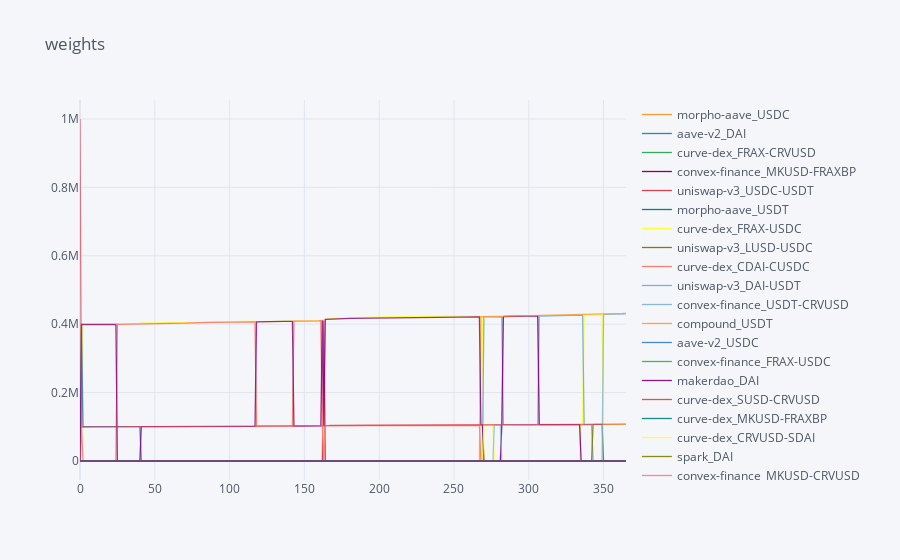

The notebook cell this image was saved under:
### Markdown cell above
## zoom on optimal settings

### Code cell
weights = backtest['weights']
weights = weights.rename(columns={col: strategies[vault][vault][int(col)] if col != 'total' else col for col in backtest['weights'].columns})
weights.iplot(title='weights')

### Figure 1 — Plotly figure (JSON) as saved in the notebook; plotly's stock layout.template omitted (floating-point values rounded to 4 significant figures; data arrays with more than 128 entries replaced by an {"elided": "..."} marker saying what was removed)
{"data": [{"line": {"color": "rgba(255, 153, 51, 1.0)", "dash": "solid", "shape": "linear", "width": 1.3}, "mode": "lines", "name": "morpho-aave_USDC", "text": "", "type": "scatter", "x": {"elided": "366 int values"}, "y": {"elided": "366 int values"}}, {"line": {"color": "rgba(55, 128, 191, 1.0)", "dash": "solid", "shape": "linear", "width": 1.3}, "mode": "lines", "name": "aave-v2_DAI", "text": "", "type": "scatter", "x": {"elided": "366 int values"}, "y": {"elided": "366 int values"}}, {"line": {"color": "rgba(50, 171, 96, 1.0)", "dash": "solid", "shape": "linear", "width": 1.3}, "mode": "lines", "name": "curve-dex_FRAX-CRVUSD", "text": "", "type": "scatter", "x": {"elided": "366 int values"}, "y": {"elided": "366 int values"}}, {"line": {"color": "rgba(128, 0, 128, 1.0)", "dash": "solid", "shape": "linear", "width": 1.3}, "mode": "lines", "name": "convex-finance_MKUSD-FRAXBP", "text": "", "type": "scatter", "x": {"elided": "366 int values"}, "y": {"elided": "366 int values"}}, {"line": {"color": "rgba(219, 64, 82, 1.0)", "dash": "solid", "shape": "linear", "width": 1.3}, "mode": "lines", "name": "uniswap-v3_USDC-USDT", "text": "", "type": "scatter", "x": {"elided": "366 int values"}, "y": {"elided": "366 float values"}}, {"line": {"color": "rgba(0, 128, 128, 1.0)", "dash": "solid", "shape": "linear", "width": 1.3}, "mode": "lines", "name": "morpho-aave_USDT", "text": "", "type": "scatter", "x": {"elided": "366 int values"}, "y": {"elided": "366 int values"}}, {"line": {"color": "rgba(255, 255, 51, 1.0)", "dash": "solid", "shape": "linear", "width": 1.3}, "mode": "lines", "name": "curve-dex_FRAX-USDC", "text": "", "type": "scatter", "x": {"elided": "366 int values"}, "y": {"elided": "366 float values"}}, {"line": {"color": "rgba(128, 128, 0, 1.0)", "dash": "solid", "shape": "linear", "width": 1.3}, "mode": "lines", "name": "uniswap-v3_LUSD-USDC", "text": "", "type": "scatter", "x": {"elided": "366 int values"}, "y": {"elided": "366 int values"}}, {"line": {"color": "rgba(251, 128, 114, 1.0)", "dash": "solid", "shape": "linear", "width": 1.3}, "mode": "lines", "name": "curve-dex_CDAI-CUSDC", "text": "", "type": "scatter", "x": {"elided": "366 int values"}, "y": {"elided": "366 float values"}}, {"line": {"color": "rgba(128, 177, 211, 1.0)", "dash": "solid", "shape": "linear", "width": 1.3}, "mode": "lines", "name": "uniswap-v3_DAI-USDT", "text": "", "type": "scatter", "x": {"elided": "366 int values"}, "y": {"elided": "366 float values"}}, {"line": {"color": "rgba(128, 177, 211, 0.8999999999999999)", "dash": "solid", "shape": "linear", "width": 1.3}, "mode": "lines", "name": "convex-finance_USDT-CRVUSD", "text": "", "type": "scatter", "x": {"elided": "366 int values"}, "y": {"elided": "366 int values"}}, {"line": {"color": "rgba(255, 153, 51, 0.8999999999999999)", "dash": "solid", "shape": "linear", "width": 1.3}, "mode": "lines", "name": "compound_USDT", "text": "", "type": "scatter", "x": {"elided": "366 int values"}, "y": {"elided": "366 int values"}}, {"line": {"color": "rgba(55, 128, 191, 0.8999999999999999)", "dash": "solid", "shape": "linear", "width": 1.3}, "mode": "lines", "name": "aave-v2_USDC", "text": "", "type": "scatter", "x": {"elided": "366 int values"}, "y": {"elided": "366 float values"}}, {"line": {"color": "rgba(50, 171, 96, 0.8999999999999999)", "dash": "solid", "shape": "linear", "width": 1.3}, "mode": "lines", "name": "convex-finance_FRAX-USDC", "text": "", "type": "scatter", "x": {"elided": "366 int values"}, "y": {"elided": "366 int values"}}, {"line": {"color": "rgba(128, 0, 128, 0.8999999999999999)", "dash": "solid", "shape": "linear", "width": 1.3}, "mode": "lines", "name": "makerdao_DAI", "text": "", "type": "scatter", "x": {"elided": "366 int values"}, "y": {"elided": "366 float values"}}, {"line": {"color": "rgba(219, 64, 82, 0.8999999999999999)", "dash": "solid", "shape": "linear", "width": 1.3}, "mode": "lines", "name": "curve-dex_SUSD-CRVUSD", "text": "", "type": "scatter", "x": {"elided": "366 int values"}, "y": {"elided": "366 int values"}}, {"line": {"color": "rgba(0, 128, 128, 0.8999999999999999)", "dash": "solid", "shape": "linear", "width": 1.3}, "mode": "lines", "name": "curve-dex_MKUSD-FRAXBP", "text": "", "type": "scatter", "x": {"elided": "366 int values"}, "y": {"elided": "366 int values"}}, {"line": {"color": "rgba(255, 255, 51, 0.8999999999999999)", "dash": "solid", "shape": "linear", "width": 1.3}, "mode": "lines", "name": "curve-dex_CRVUSD-SDAI", "text": "", "type": "scatter", "x": {"elided": "366 int values"}, "y": {"elided": "366 int values"}}, {"line": {"color": "rgba(128, 128, 0, 0.8999999999999999)", "dash": "solid", "shape": "linear", "width": 1.3}, "mode": "lines", "name": "spark_DAI", "text": "", "type": "scatter", "x": {"elided": "366 int values"}, "y": {"elided": "366 float values"}}, {"line": {"color": "rgba(251, 128, 114, 0.8999999999999999)", "dash": "solid", "shape": "linear", "width": 1.3}, "mode": "lines", "name": "convex-finance_MKUSD-CRVUSD", "text": "", "type": "scatter", "x": {"elided": "366 int values"}, "y": {"elided": "366 float values"}}, {"line": {"color": "rgba(251, 128, 114, 0.7999999999999998)", "dash": "solid", "shape": "linear", "width": 1.3}, "mode": "lines", "name": "compound_DAI", "text": "", "type": "scatter", "x": {"elided": "366 int values"}, "y": {"elided": "366 int values"}}, {"line": {"color": "rgba(128, 177, 211, 0.7999999999999998)", "dash": "solid", "shape": "linear", "width": 1.3}, "mode": "lines", "name": "morpho-aave_DAI", "text": "", "type": "scatter", "x": {"elided": "366 int values"}, "y": {"elided": "366 float values"}}, {"line": {"color": "rgba(255, 153, 51, 0.7999999999999998)", "dash": "solid", "shape": "linear", "width": 1.3}, "mode": "lines", "name": "curve-dex_LUSD-CRVUSD", "text": "", "type": "scatter", "x": {"elided": "366 int values"}, "y": {"elided": "366 float values"}}, {"line": {"color": "rgba(55, 128, 191, 0.7999999999999998)", "dash": "solid", "shape": "linear", "width": 1.3}, "mode": "lines", "name": "aura_R-DAI", "text": "", "type": "scatter", "x": {"elided": "366 int values"}, "y": {"elided": "366 int values"}}, {"line": {"color": "rgba(50, 171, 96, 0.7999999999999998)", "dash": "solid", "shape": "linear", "width": 1.3}, "mode": "lines", "name": "convex-finance_ADAI-AUSDC-AUSDT", "text": "", "type": "scatter", "x": {"elided": "366 int values"}, "y": {"elided": "366 int values"}}, {"line": {"color": "rgba(128, 0, 128, 0.7999999999999998)", "dash": "solid", "shape": "linear", "width": 1.3}, "mode": "lines", "name": "curve-dex_MKUSD-CRVUSD", "text": "", "type": "scatter", "x": {"elided": "366 int values"}, "y": {"elided": "366 float values"}}, {"line": {"color": "rgba(219, 64, 82, 0.7999999999999998)", "dash": "solid", "shape": "linear", "width": 1.3}, "mode": "lines", "name": "convex-finance_LUSD-CRVUSD", "text": "", "type": "scatter", "x": {"elided": "366 int values"}, "y": {"elided": "366 int values"}}, {"line": {"color": "rgba(0, 128, 128, 0.7999999999999998)", "dash": "solid", "shape": "linear", "width": 1.3}, "mode": "lines", "name": "compound_USDC", "text": "", "type": "scatter", "x": {"elided": "366 int values"}, "y": {"elided": "366 int values"}}, {"line": {"color": "rgba(255, 255, 51, 0.7999999999999998)", "dash": "solid", "shape": "linear", "width": 1.3}, "mode": "lines", "name": "convex-finance_FRAX-CRVUSD", "text": "", "type": "scatter", "x": {"elided": "366 int values"}, "y": {"elided": "366 float values"}}, {"line": {"color": "rgba(128, 128, 0, 0.7999999999999998)", "dash": "solid", "shape": "linear", "width": 1.3}, "mode": "lines", "name": "aave-v3_USDC", "text": "", "type": "scatter", "x": {"elided": "366 int values"}, "y": {"elided": "366 int values"}}, {"line": {"color": "rgba(128, 128, 0, 0.7)", "dash": "solid", "shape": "linear", "width": 1.3}, "mode": "lines", "name": "curve-dex_USDT-CRVUSD", "text": "", "type": "scatter", "x": {"elided": "366 int values"}, "y": {"elided": "366 int values"}}, {"line": {"color": "rgba(251, 128, 114, 0.7)", "dash": "solid", "shape": "linear", "width": 1.3}, "mode": "lines", "name": "curve-dex_ADAI-AUSDC-AUSDT", "text": "", "type": "scatter", "x": {"elided": "366 int values"}, "y": {"elided": "366 int values"}}, {"line": {"color": "rgba(128, 177, 211, 0.7)", "dash": "solid", "shape": "linear", "width": 1.3}, "mode": "lines", "name": "convex-finance_USDC-CRVUSD", "text": "", "type": "scatter", "x": {"elided": "366 int values"}, "y": {"elided": "366 float values"}}, {"line": {"color": "rgba(255, 153, 51, 0.7)", "dash": "solid", "shape": "linear", "width": 1.3}, "mode": "lines", "name": "aave-v3_DAI", "text": "", "type": "scatter", "x": {"elided": "366 int values"}, "y": {"elided": "366 int values"}}, {"line": {"color": "rgba(55, 128, 191, 0.7)", "dash": "solid", "shape": "linear", "width": 1.3}, "mode": "lines", "name": "aura_R-SDAI", "text": "", "type": "scatter", "x": {"elided": "366 int values"}, "y": {"elided": "366 int values"}}, {"line": {"color": "rgba(50, 171, 96, 0.7)", "dash": "solid", "shape": "linear", "width": 1.3}, "mode": "lines", "name": "aave-v3_USDT", "text": "", "type": "scatter", "x": {"elided": "366 int values"}, "y": {"elided": "366 int values"}}, {"line": {"color": "rgba(128, 0, 128, 0.7)", "dash": "solid", "shape": "linear", "width": 1.3}, "mode": "lines", "name": "aave-v2_USDT", "text": "", "type": "scatter", "x": {"elided": "366 int values"}, "y": {"elided": "366 int values"}}, {"line": {"color": "rgba(219, 64, 82, 0.7)", "dash": "solid", "shape": "linear", "width": 1.3}, "mode": "lines", "name": "total", "text": "", "type": "scatter", "x": {"elided": "366 int values"}, "y": {"elided": "366 float values"}}], "layout": {"legend": {"bgcolor": "#F5F6F9", "font": {"color": "#4D5663"}}, "paper_bgcolor": "#F5F6F9", "plot_bgcolor": "#F5F6F9", "title": {"font": {"color": "#4D5663"}, "text": "weights"}, "xaxis": {"gridcolor": "#E1E5ED", "showgrid": true, "tickfont": {"color": "#4D5663"}, "title": {"font": {"color": "#4D5663"}, "text": ""}, "zerolinecolor": "#E1E5ED"}, "yaxis": {"gridcolor": "#E1E5ED", "showgrid": true, "tickfont": {"color": "#4D5663"}, "title": {"font": {"color": "#4D5663"}, "text": ""}, "zerolinecolor": "#E1E5ED"}}}
